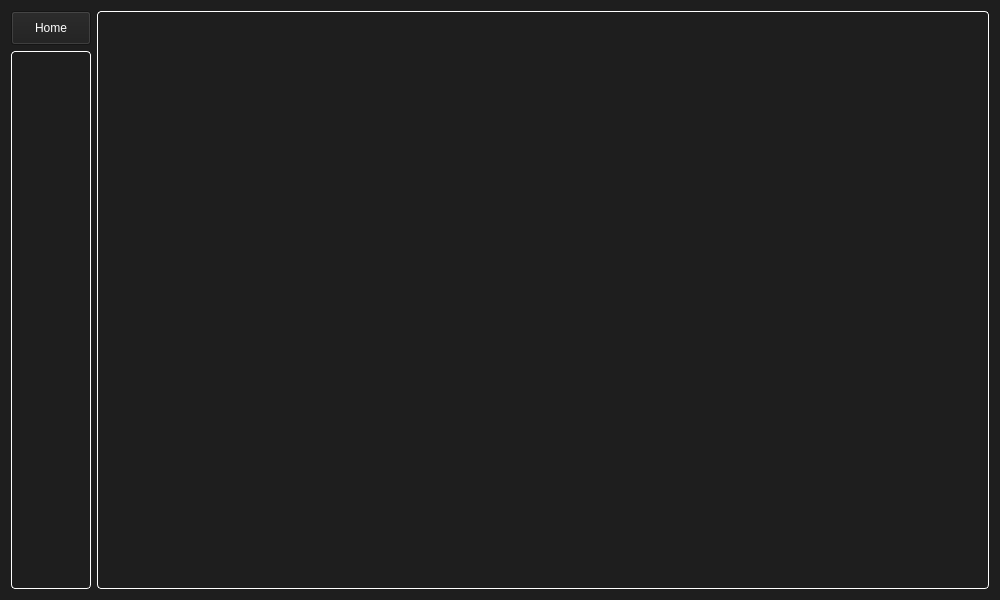
<?xml version="1.0" encoding="UTF-8"?>
<ui version="4.0">
 <class>MainApplicationWindow</class>
 <widget class="QWidget" name="MainApplicationWindow">
  <property name="geometry">
   <rect>
    <x>0</x>
    <y>0</y>
    <width>1000</width>
    <height>600</height>
   </rect>
  </property>
  <property name="minimumSize">
   <size>
    <width>700</width>
    <height>400</height>
   </size>
  </property>
  <property name="windowTitle">
   <string>MainApplicationWindow</string>
  </property>
  <property name="styleSheet">
   <string notr="true">background-color: #1e1e1e;</string>
  </property>
  <layout class="QHBoxLayout" name="horizontalLayout">
   <item>
    <layout class="QVBoxLayout" name="verticalLayout">
     <property name="sizeConstraint">
      <enum>QLayout::SetDefaultConstraint</enum>
     </property>
     <item>
      <widget class="QPushButton" name="btnHome">
       <property name="sizePolicy">
        <sizepolicy hsizetype="Maximum" vsizetype="Maximum">
         <horstretch>0</horstretch>
         <verstretch>0</verstretch>
        </sizepolicy>
       </property>
       <property name="minimumSize">
        <size>
         <width>0</width>
         <height>0</height>
        </size>
       </property>
       <property name="maximumSize">
        <size>
         <width>80</width>
         <height>34</height>
        </size>
       </property>
       <property name="baseSize">
        <size>
         <width>0</width>
         <height>0</height>
        </size>
       </property>
       <property name="styleSheet">
        <string notr="true">color: white;</string>
       </property>
       <property name="text">
        <string>Home</string>
       </property>
       <property name="flat">
        <bool>false</bool>
       </property>
      </widget>
     </item>
     <item>
      <widget class="QListWidget" name="menuList">
       <property name="sizePolicy">
        <sizepolicy hsizetype="Maximum" vsizetype="Preferred">
         <horstretch>0</horstretch>
         <verstretch>0</verstretch>
        </sizepolicy>
       </property>
       <property name="minimumSize">
        <size>
         <width>10</width>
         <height>0</height>
        </size>
       </property>
       <property name="maximumSize">
        <size>
         <width>80</width>
         <height>16777215</height>
        </size>
       </property>
       <property name="styleSheet">
        <string notr="true">border-radius: 4px; border: 1px solid #FFF; color: white;</string>
       </property>
      </widget>
     </item>
    </layout>
   </item>
   <item>
    <widget class="QWidget" name="widget" native="true">
     <property name="sizePolicy">
      <sizepolicy hsizetype="Preferred" vsizetype="Preferred">
       <horstretch>0</horstretch>
       <verstretch>0</verstretch>
      </sizepolicy>
     </property>
     <property name="minimumSize">
      <size>
       <width>0</width>
       <height>0</height>
      </size>
     </property>
     <property name="styleSheet">
      <string notr="true">color: #363130; border: 1px solid #FFF; border-radius: 4px;</string>
     </property>
    </widget>
   </item>
  </layout>
 </widget>
 <resources/>
 <connections/>
</ui>
